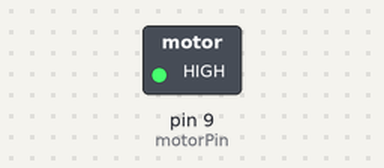
Bench run of a sketch on a simulated Arduino Uno, built with avr-gcc and run on an emulated ATmega328P. Shown: switched loads named in the sketch (green lamp = pin HIGH). Dashed ring = blinking. What the sketch prints to the serial monitor is not drawn.

Above: at 0.5 s.
Timing chart, 0 to 4.6 s (numbered marks = the images above):
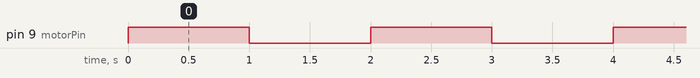

The sketch:

motorTest.ino
```cpp
int motorPin = 9;
int c = 0;

void setup() {
    pinMode(motorPin, OUTPUT);
    Serial.begin(9600);
}

void loop() {
    digitalWrite(motorPin, HIGH); // analogWrite(pin, 255) also works and it's probably what we'll end up using
    delay(1000);
    digitalWrite(motorPin, LOW);
    delay(1000);
    Serial.print("yeah we still groovin: ");
    Serial.println(c);
    c++;
}
```

Measured:
- by itself, pin 9 (motorPin): alternates HIGH for 1.0 s and LOW for 1.0 s
